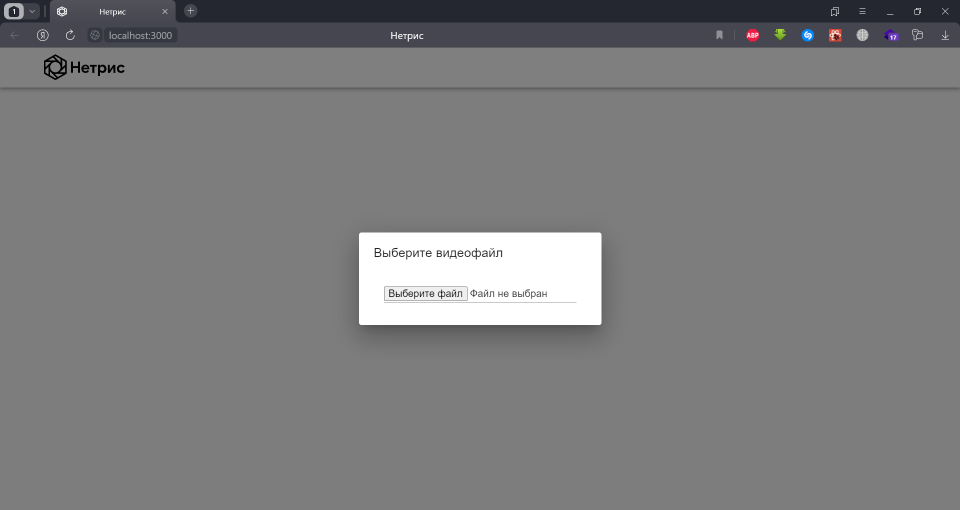
#> input picture img/load.png, 1920 x 1020 px, given in place of dataset_video.mp4, which was not available (shown at 1/2 size)
$ python support_func.py
#> lines starting #> are read from the running program, lines starting #| are printed output that depends on the picture; after the words box and inside, x2 and y2 are one past the last pixel; in counts of white or black regions, pixels touching at a corner belong together; pictures that were not available may be replaced by others from this repository, and a replacement may not be noted
import os
import sys
import cv2
import numpy as np
import shutil
from typing import List


# [18 lines left out: function cut_video, not called in this run]


def nothing(x):
    """"""
    pass


# [90 lines left out: functions try_color_settings, get_photo_directory_folder, get_train_and_test_data, not called in this run]


def read_with_delay(cap) -> tuple[bool, List]:
    """Функция получения каждого N-го кадра видео"""
    delay_counter = 5
    ret, frame = cap.read()
    while delay_counter > 0 and ret:
        ret, frame = cap.read()
        delay_counter -= 1

    return (ret, frame)


def get_changes_mass(frame, before_frame):
    """Получение маски изменения всего на изображении"""
    mask = np.zeros(frame.shape)
    for y in range(frame.shape[0]):
        for x in range(frame.shape[1]):
            pixel_from_frame = int(frame[y, x])
            pixel_from_before_frame = int(before_frame[y, x])
            if (abs(pixel_from_before_frame - pixel_from_frame) > 60):
                mask[y, x] = 255
    return mask


def detect_move_objects() -> None:
    """Выявление движущихся (изменяющихся) элементов на фотографии"""
    cap = cv2.VideoCapture("C:\\Users\\user\\Downloads\\dataset_video.mp4")

    ret, before_frame = cap.read()
#> before_frame is the input picture: shape (1020, 1920, 3); mean B, G, R 124.9, 124, 123.9
    ret, frame = read_with_delay(cap)
#> ret = True
    while ret:

        frame = cv2.resize(frame, (700, 700), cv2.INTER_LINEAR)
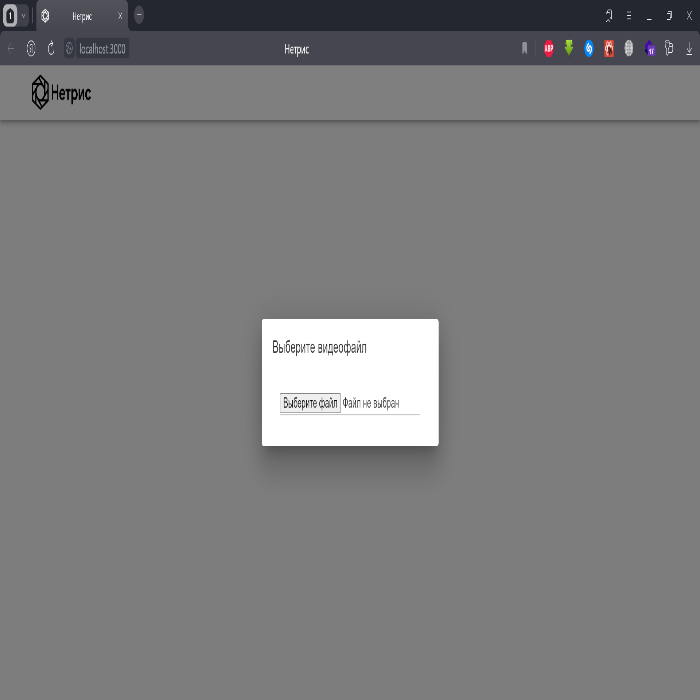
#> frame: shape (700, 700, 3); mean B, G, R 124.9, 124, 123.9

        gray_frame = cv2.cvtColor(frame, cv2.COLOR_BGR2GRAY)
        gray_before_frame = cv2.cvtColor(before_frame, cv2.COLOR_BGR2GRAY)
        mask = get_changes_mass(gray_frame, gray_before_frame)
#> after the loop in get_changes_mass, `for y in range(frame.shape[0]):`:
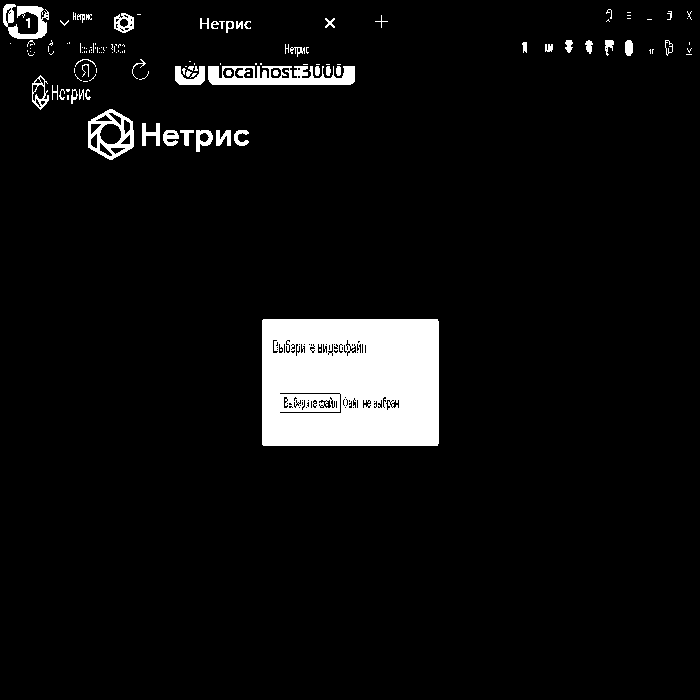
#> mask: shape (700, 700) float64; 5.9% white; 136 white regions (86 under 20 px), largest, box (x1, y1, x2, y2) and area: (262, 319, 439, 446) 21539, (208, 66, 355, 85) 1888, (88, 109, 134, 160) 1019

        kernel5 = cv2.getStructuringElement(cv2.MORPH_RECT, (5, 5))
        kernel = cv2.getStructuringElement(cv2.MORPH_CROSS, (5, 5))

        mask = cv2.morphologyEx(mask, cv2.MORPH_OPEN, kernel=kernel)
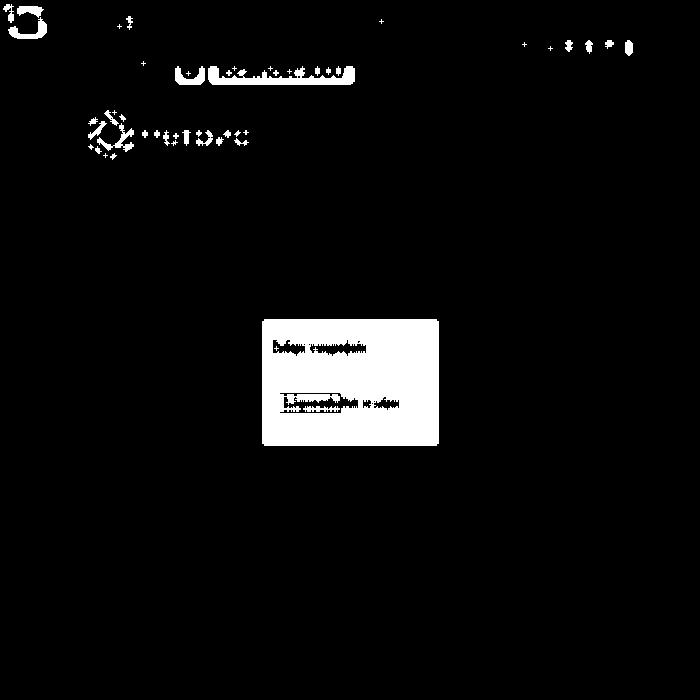
#> mask: shape (700, 700) float64; 5.1% white; 50 white regions (15 under 20 px), largest, box (x1, y1, x2, y2) and area: (262, 319, 439, 446) 20711, (208, 66, 355, 85) 1484, (8, 17, 47, 39) 335
        # mask = cv2.dilate(mask, kernel=kernel)
        mask = np.array(mask, dtype=np.uint8)
#> mask: shape (700, 700); 5.1% white; 50 white regions (15 under 20 px)
        # mask = cv2.erode(mask, kernel=kernel5)
        # mask = cv2.dilate(mask, kernel=kernel5, iterations=5)

        contours, hierarhy = cv2.findContours(
            mask, cv2.RETR_EXTERNAL, cv2.CHAIN_APPROX_SIMPLE)
#> contours = 48 contours, 23 with area under 20; largest, box (x1, y1, x2, y2) and area: (262, 319, 439, 446) 22162, (208, 66, 355, 85) 1280, (8, 17, 47, 39) 278, (175, 66, 205, 85) 277, (97, 123, 134, 152) 225

        before_frame = frame
        for cont in contours:
            if cv2.contourArea(cont) > 200:
                x, y, w, h = cv2.boundingRect(cont)
                frame = cv2.rectangle(
                    frame, (x, y), (x+w, y+h), (255, 0, 0), 2)
#> this loop made 48 passes
#> (x, y, w, h) on passes 1, 19, 34, 35, 45: (262, 319, 177, 127), (97, 123, 37, 29), (208, 66, 147, 19), (175, 66, 30, 19), (8, 17, 39, 22)
#> pass 1, in detect_move_objects, `frame = cv2.rectangle( frame, (x, y), (x+w, y+h), (255, 0, 0), 2)`:
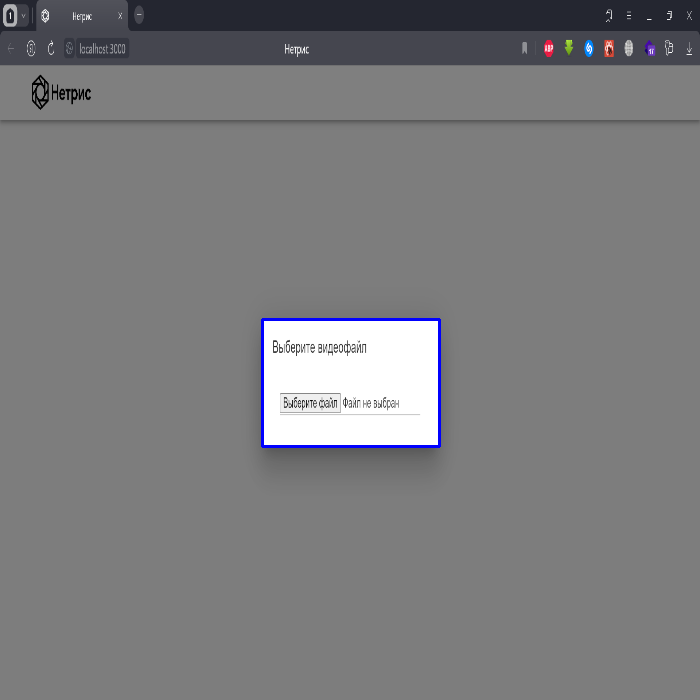
#> frame: shape (700, 700, 3); 0.37% of pixels changed, all inside (x1, y1, x2, y2) = (261, 318, 441, 448)
#> after the loop:
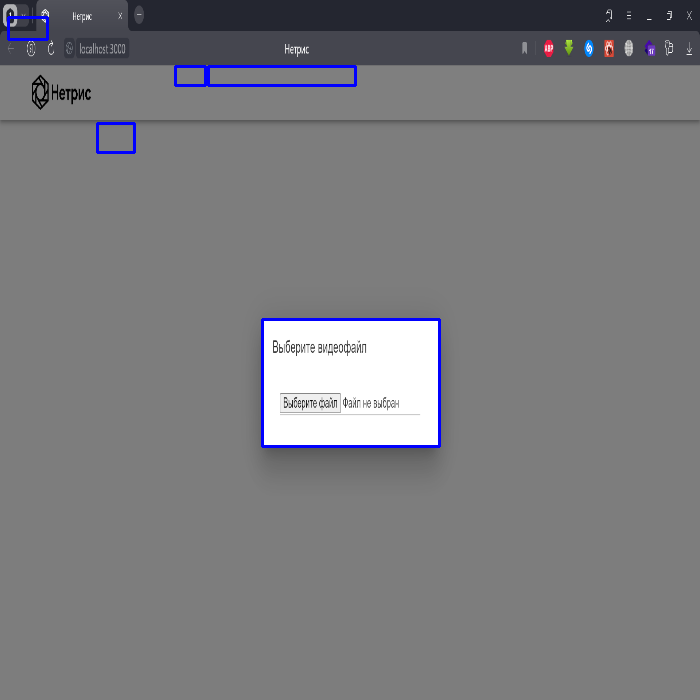
#> frame: shape (700, 700, 3); 0.42% of pixels changed, all inside (x1, y1, x2, y2) = (7, 16, 357, 154)

        cv2.imshow("Frame", frame)
        cv2.imshow("Mask", mask)
        if cv2.waitKey(1) == ord('q'):
#> (key q is pressed here)
            break

        ret, frame = read_with_delay(cap)


if __name__ == "__main__":
    # [5 lines of commented-out code are left out]
    detect_move_objects()
